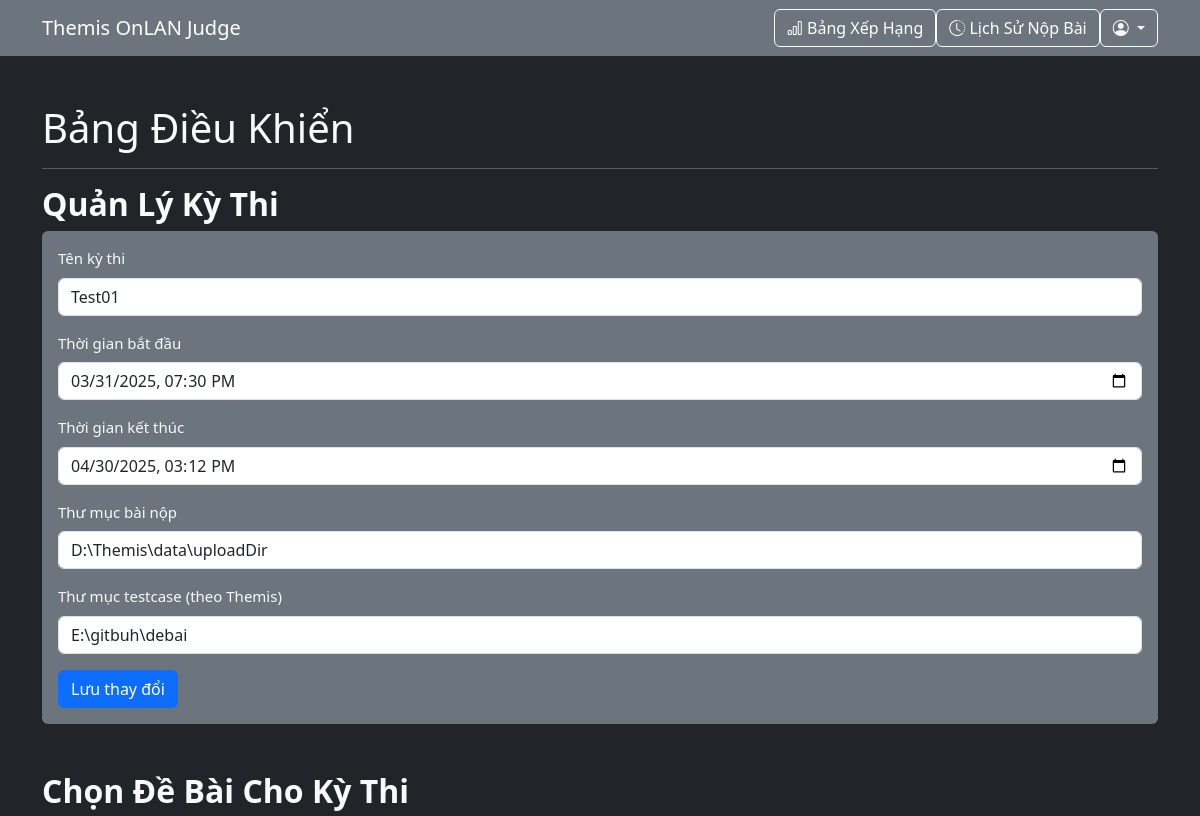
/admin_dashboard.php (signed in, upper part), run on an earlier commit of the app's database.
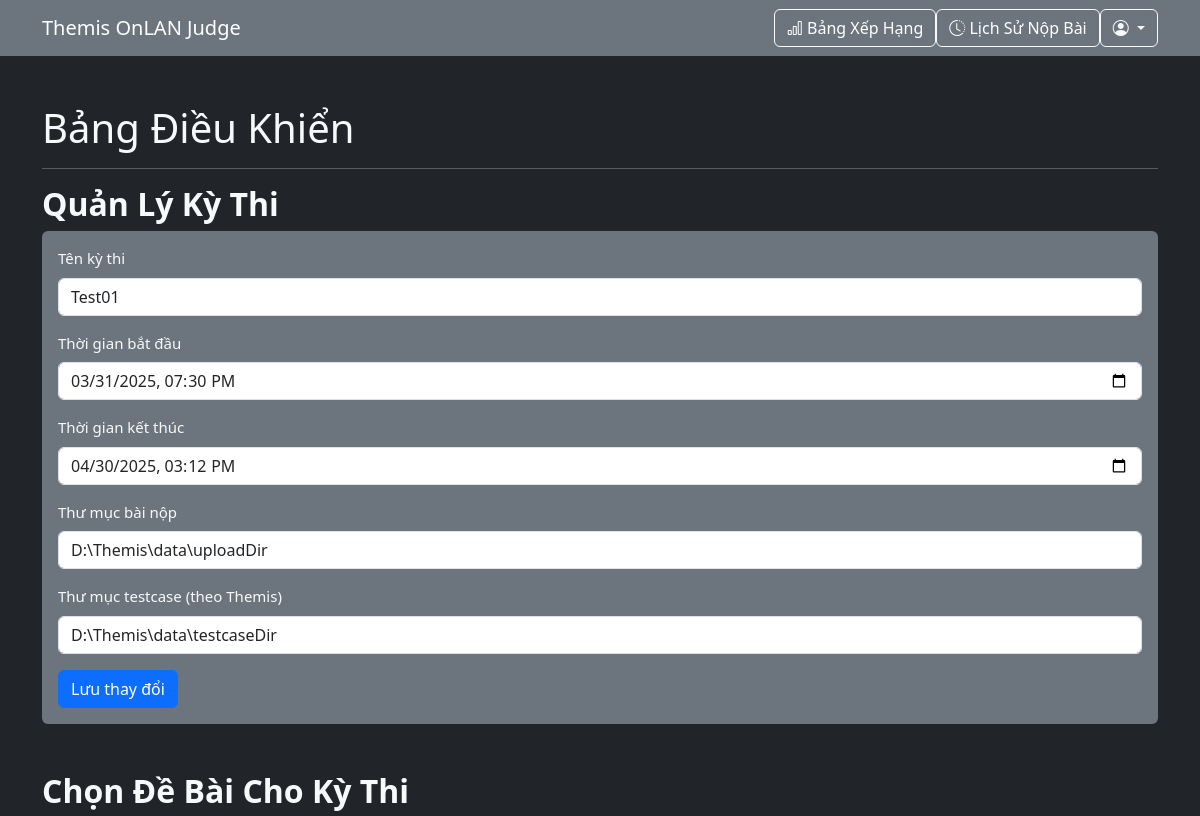
And on a later commit of the database.
### tables this page shows
CREATE TABLE IF NOT EXISTS `contest_settings` (
  `id` int(11) NOT NULL AUTO_INCREMENT,
  `title` varchar(255) NOT NULL,
  `start_time` datetime NOT NULL,
  `end_time` datetime NOT NULL,
  `submission_path` varchar(255) NOT NULL,
  `allow_registration` tinyint(1) DEFAULT 1,
  `testcase_path` varchar(255) DEFAULT '',
  PRIMARY KEY (`id`)
);

### admin_dashboard.php (the view, shortened to what this page needs)
<?php
require 'config.php';
$stmt = $pdo->query("SELECT * FROM contest_settings LIMIT 1");
$contest = $stmt->fetch();
?>
<!DOCTYPE html>
<html lang="vi">
<head>
	<link href="assets/css/prism.css" rel="stylesheet">
	<link rel="stylesheet" href="assets/css/bootstrap.min.css">
	<link rel="stylesheet" href="assets/css/bootstrap-icons.css">
	<link rel="stylesheet" href="assets/css/styles.css">
</head>
<body class="bg-dark text-light">
	<nav class="navbar navbar-expand-lg navbar-dark bg-secondary">
		<div class="container">
			<a class="navbar-brand" href="index.php">Themis OnLAN Judge</a>
			<div class="collapse navbar-collapse justify-content-end" id="navbarNav">
				<a href="ranking.php" class="btn btn-outline-light">
					<i class="bi bi-bar-chart"></i> Bảng Xếp Hạng
				</a>
				<?php if (isset($_SESSION['user_id'])): ?>
					<a href="submissions.php" class="btn btn-outline-light">
						<i class="bi bi-clock-history"></i> Lịch Sử Nộp Bài
					</a>
					<div class="dropdown">
						<button class="btn btn-outline-light dropdown-toggle" type="button" id="userDropdown" data-bs-toggle="dropdown">
							<i class="bi bi-person-circle"></i>
						</button>
					</div>
				<?php else: ?>
					<a href="auth.php" class="btn btn-success">
						<i class="bi bi-person-plus-fill"></i> Đăng Nhập/Đăng Ký
					</a>
				<?php endif; ?>
			</div>
		</div>
	</nav>
	<div class="container mt-5" style="margin-bottom:15px;">
		<h1>Bảng Điều Khiển</h1>
		<hr>
		<h2>Quản Lý Kỳ Thi</h2>
		<form method="POST" class="bg-secondary p-3 rounded">
			<label class="form-label">Tên kỳ thi</label>
			<input type="text" name="title" value="<?= htmlspecialchars($contest['title']) ?>" class="form-control mb-3">
			<label class="form-label">Thời gian bắt đầu</label>
			<input type="datetime-local" name="start_time" value="<?= $contest['start_time'] ?>" class="form-control mb-3">
			<label class="form-label">Thời gian kết thúc</label>
			<input type="datetime-local" name="end_time" value="<?= $contest['end_time'] ?>" class="form-control mb-3">
			<label class="form-label">Thư mục bài nộp</label>
			<input type="text" name="submission_path" value="<?= htmlspecialchars($contest['submission_path']) ?>" class="form-control mb-3">
			<label class="form-label">Thư mục testcase (theo Themis)</label>
			<input type="text" name="testcase_path" value="<?= htmlspecialchars($contest['testcase_path']) ?>" class="form-control mb-3">
			<button type="submit" name="contest_settings" class="btn btn-primary">Lưu thay đổi</button>
		</form>
		<h2 class="mt-5">Chọn Đề Bài Cho Kỳ Thi</h2>
	</div>
</body>
</html>

What changed in the data, as far as the page shows it:
changed contest_settings "Test01": testcase_path "E:\\gitbuh\\debai" → "D:\\Themis\\data\\testcaseDir"
